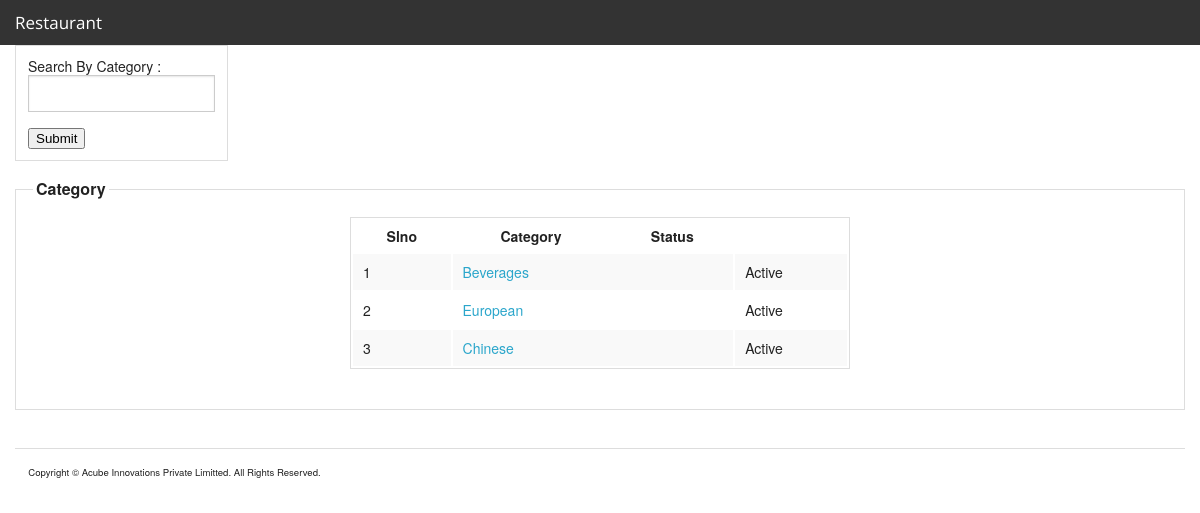
Screenshot of /admin/item_categories.php (signed in) with the database file from the repository.
### tables this page shows
CREATE TABLE IF NOT EXISTS `item_categories` (
  `id` int(11) NOT NULL AUTO_INCREMENT,
  `name` varchar(255) NOT NULL,
  `status_id` int(11) NOT NULL,
  `parent_id` int(11) DEFAULT NULL COMMENT 'Category may have valid parent category',
  PRIMARY KEY (`id`)
);

### include/class/class_page/class_page.php (called while the page is built, shortened)
<?php
class Page {
	var $connection_list = array();
	var $conf_list = array();
	var $menuconf_list = array();
	var $class_list = array();
	var $function_list = array();
	var $root_path='./';
	var $module_path='modules/';
	var $module = "" ;
	var $style='';
	var $script='';
	var $print_page='';
	function display(){
		$debug_output .= ob_get_contents();
		if(count($this->conf_list) > 0){
			foreach ($this->conf_list as $conf_file){
				$debug_output .= ob_get_contents();
			}
		}
		if(count($this->connection_list) > 0){
			foreach ($this->connection_list as $connection_file){
				$debug_output .= ob_get_contents();
			}
		}
		if(count($this->menuconf_list) > 0){
			foreach ($this->menuconf_list as $menuconf_file){
				$debug_output .= ob_get_contents();
			}
		}
		if(count($this->function_list) > 0){
			foreach ($this->function_list as $function_file){
				$debug_output .= ob_get_contents();
			}
		}
		if(trim($this->module) != ""){
			$debug_output .= ob_get_contents();
		}
		if(count($this->class_list) > 0){
			foreach ($this->class_list as $class_file){
				$debug_output .= ob_get_contents();
				$debug_output .= ob_get_contents();
			}
		}
		if(trim($this->module) != ""){
			$filename = $this->root_path.$this->module_path.$this->module."/style.css";
			if (file_exists( $filename)) {
				$this->style.='<link rel="stylesheet" type="text/css" href="'.$filename.'">';
			}else{
				$debug_output .= 'File :: '.$filename ." not exists <br/>";
			}
			$filename = $this->root_path.$this->module_path.$this->module."/script.js";
			if (file_exists($filename)) {
				$this->script.='<script src="'.$filename.'" language="JavaScript" type="text/JavaScript"></script>';
			}else{
				$debug_output .= 'File :: '.$filename ." not exists. <br/>";
			}
		}
		if(trim($this->module) != ""){
			$filename = $this->root_path.$this->module_path.$this->module."/functions.php";
			if (file_exists($filename)) {
				ob_start();
				include($filename);
				$this->print_page .= ob_get_contents();
				ob_end_clean();
			}else{
				$debug_output .= ob_get_contents();
			}
			$filename = $this->root_path.$this->module_path.$this->module."/code.php";
			if (file_exists($filename)) {
				include($filename);
				$this->print_page .= ob_get_contents();
			}else{
				ob_start();
				echo 'File :: '.$filename ." not exists. <br/>";
				$debug_output .= ob_get_contents();
				ob_end_clean();
			}
			$filename = $this->root_path.$this->module_path.$this->module."/style.php";
			if (file_exists($filename)) {
				ob_start();
				include($filename);
				$this->style.='<style>';
				$this->style .= ob_get_contents();
				$this->style.='</style>';
				ob_end_clean();
			}else{
				$debug_output .='File :: '.$filename ." not exists. <br/>";
			}
						$filename = $this->root_path.$this->module_path.$this->module."/script.php";
			if (file_exists($filename)) {
				ob_start();
				include($filename);
				$this->script.='<script language="JavaScript" type="text/JavaScript">';
				$this->script .= ob_get_contents();
				$this->script.='</script>';
				ob_end_clean();
			}else{
				$debug_output .='File :: '.$filename ." not exists. <br/>";
			}
			$filename = $this->root_path.$this->module_path.$this->module."/view.php";
			if (file_exists($filename)) {
				include($filename);
				$this->print_page .= ob_get_contents();
			}else{
				ob_start();
				echo 'File :: '.$filename ." not exists. <br/>";
				$debug_output .= ob_get_contents();
				ob_end_clean();
			}
		}
	}
}
?>

### modules/item_category/list/code.php (called while the page is built, shortened)
<?php
$itemcategory = new Itemcategory($myconnection);
$itemcategory->connection=$myconnection;
	$itemcategory->total_records=25;
	$array_item_categories=$itemcategory->get_list_array();
	if($array_item_categories!=false){
	$count=count($array_item_categories);
	}
?>

### include/class/class_itemcategory/class_itemcategory.php (called while the page is built, shortened)
<?php
class ItemCategory{
	var  $connection;
function get_list_array($start_record = 0,$max_records = 25)
	{
        	$item_category = array();
        	$i=0;
			$strSQL = "SELECT  id,name,status_id,parent_id FROM item_categories WHERE 1";
			$rsRES = mysql_query($strSQL,$this->connection) or die(mysql_error(). $strSQL );
       			$strSQL .= " ORDER BY id";
				$strSQL_limit = sprintf("%s LIMIT %d, %d", $strSQL, $start_record, $max_records);
				$rsRES = mysql_query($strSQL_limit, $this->connection) or die(mysql_error(). $strSQL_limit);
 				if ( mysql_num_rows($rsRES) > 0 ){
					while ( list ($id,$name,$status_id,$parent_id) = mysql_fetch_row($rsRES) ){
						$item_category[$i]["id"] =  $id;
						$item_category[$i]["name"] = $name;
						$item_category[$i]["status_id"] = $status_id;
						$item_category[$i]["parent_id"] = $parent_id;
						$i++;}
           		 		return $item_category;
            			}else{
       				$this->error_number = 4;
					$this->error_description="Can't list item";
					return false;
					}
		}
	}

### include/conf/conf.php (called while the page is built, shortened)
<?php
$g_ARRAY_STATUS = array();
$g_ARRAY_STATUS[1] = "Active";
$g_ARRAY_STATUS[2] = "Inactive";
?>

### modules/item_category/list/view.php (the view, shortened to what this page needs)
<!DOCTYPE html PUBLIC "-//W3C//DTD XHTML 1.0 Transitional//EN" "http://www.w3.org/TR/xhtml1/DTD/xhtml1-transitional.dtd">
<html xmlns="http://www.w3.org/1999/xhtml">
<head>
</head>
<body>
<form action="" method="post">
  <table>
   <tr>
    <td> Search By Category :<input type="text" name="search" />
      <input type="submit" name="submit" value="Submit" /></td>
    </tr>
      </table>
      </form>
<form id="form2" name="form2" method="post" action="">
  <fieldset>
    <legend> Category</legend>
  <table width="500" height="68" align="center">
    <tr>
        <th>Slno</th>
        <th>Category</th>
        <th>Status</th>
    </tr>
     <?php
      	if($array_item_categories==false)
	       {
	     ?>
    <tr>
      <td colspan="7" >No records found </td>
    </tr>
       <?php } else {
		    $i=0;
			  while($i<$count){
		     ?>
     <tr>
      <td><?php echo $array_item_categories[$i]['id']?></td>
      <td colspan="3"><a href="item_category.php?id=<?php echo $array_item_categories[$i]['id']?>"><?php echo $array_item_categories[$i]['name']?></a></td>
     <td >
      <?php if(isset($g_ARRAY_STATUS[$array_item_categories[$i]['status_id']])){ echo $g_ARRAY_STATUS[$array_item_categories[$i]['status_id']];}?>
      </td>
      </tr>
     <?php
		  $i++;
		  }
		   } ?>
    </table>
    </form>
   </body>
   </html>

### rows the page displays
item_categories: id "1", name "Beverages", status "Active"
item_categories: id "2", name "European", status "Active"
item_categories: id "3", name "Chinese", status "Active"
